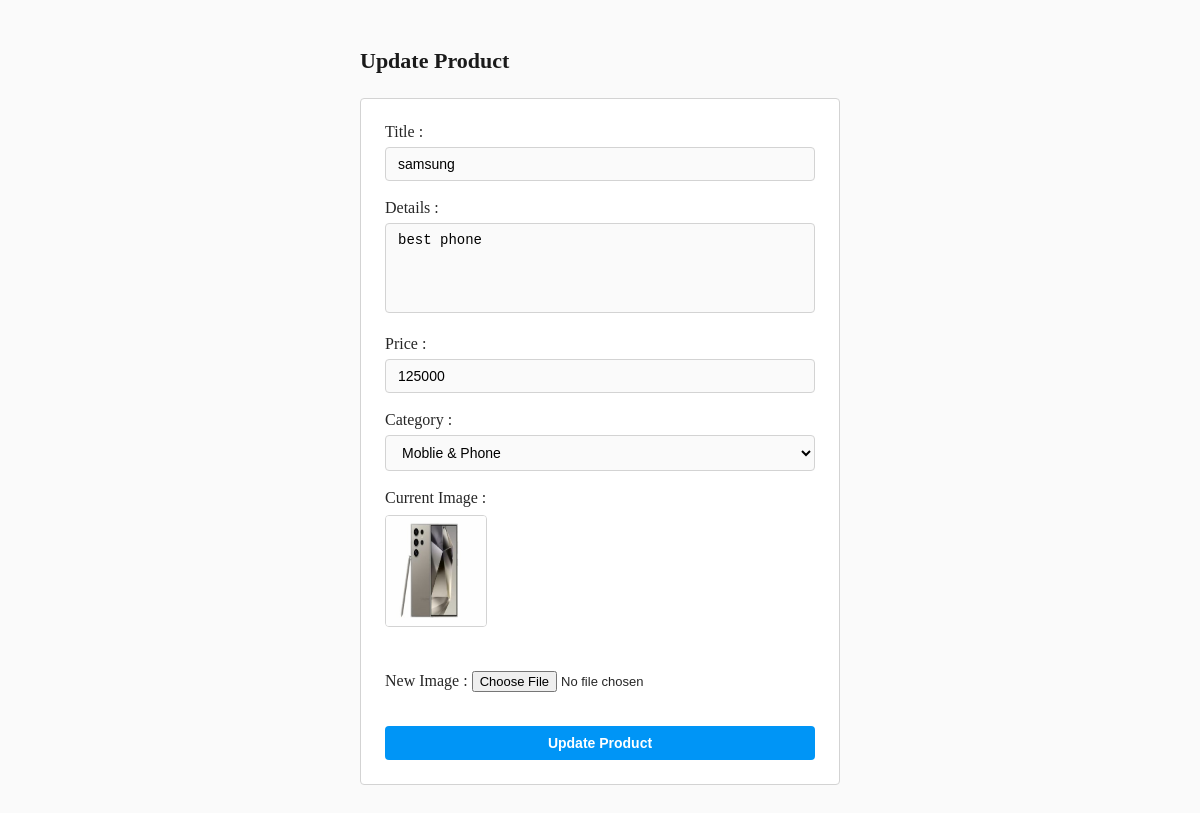
Page /editproduct/3/ on the committed database.
### myuserapp/models.py (models this page shows, shortened)
class Product(models.Model):
    title = models.CharField(max_length=200)
    details = models.TextField()
    price = models.IntegerField()
    category = models.ForeignKey(Category, on_delete=models.CASCADE)
    image = models.ImageField(upload_to='products/')

class Category(models.Model):
    title = models.CharField(max_length=100)
    def __str__(self):
        return self.title

### myuserapp/views.py (the view)
# urls.py: path('editproduct/<int:id>/', views.editproduct, name='editproduct'),
def editproduct(request, id):
    pdata = Product.objects.get(id=id)
    cdata = Category.objects.all()
    return render(request, "editproduct.html", {
        'pdata': pdata,
        'cdata': cdata
    })

### templates/editproduct.html (shortened to what this page needs)
{% load static %}
<!DOCTYPE html>
<html lang="en">
<head>
    <link rel="stylesheet"
    href="{% static 'editproduct.css'%}"/>
</head>
<body>
    <h2>Update Product</h2>
    <form method="post" action="/updateproduct/{{ pdata.id }}/" enctype="multipart/form-data">
    Title :
    <input type="text" name="title" value="{{pdata.title}}">
    <br><br>
    Details :
    <textarea name="details">{{pdata.details}}</textarea>
    <br><br>
    Price :
    <input type="number" name="price" value="{{pdata.price}}">
    <br><br>
    Category :
    <select name="category">
        {% for i in cdata %}
        <option value="{{i.id}}"
        {% if i.id == pdata.category.id %}
        selected
        {% endif %}>
            {{i}}
        </option>
        {% endfor %}
    </select>
    <br><br>
    Current Image :
    <img src="{{pdata.image.url}}" width="100">
    <br><br>
    New Image :
        <input type="file" name="image">
        <br><br>
        <input type="submit" value="Update Product">
    </form>
</body>
</html>

### static/editproduct.css (style rules this page uses)
body { background-color: #fafafa; color: #262626; padding: 30px; max-width: 480px; margin: 0 auto; }
h2 { font-size: 22px; font-weight: 600; margin-bottom: 24px; color: #1a1a1a; }
form { background: white; border: 1px solid lightgray; border-radius: 4px; padding: 24px; }
input[type="text"], input[type="number"], textarea, select { width: 100%; padding: 8px 12px; margin-top: 6px; border: 1px solid lightgray; border-radius: 4px; font-size: 14px; background-color: #fafafa; box-sizing: border-box; }
textarea { height: 90px; resize: none; }
img { display: block; margin-top: 8px; border: 1px solid lightgray; border-radius: 4px; object-fit: cover; }
input[type="file"] { margin-top: 8px; font-size: 13px; }
input[type="submit"] { width: 100%; background-color: #0095f6; color: white; padding: 9px 16px; border: none; border-radius: 4px; font-size: 14px; font-weight: 600; cursor: pointer; margin-top: 16px; }

### rows in the picture
Product: title "samsung", details "best phone", price "125000", category "Moblie & Phone", image (picture)
